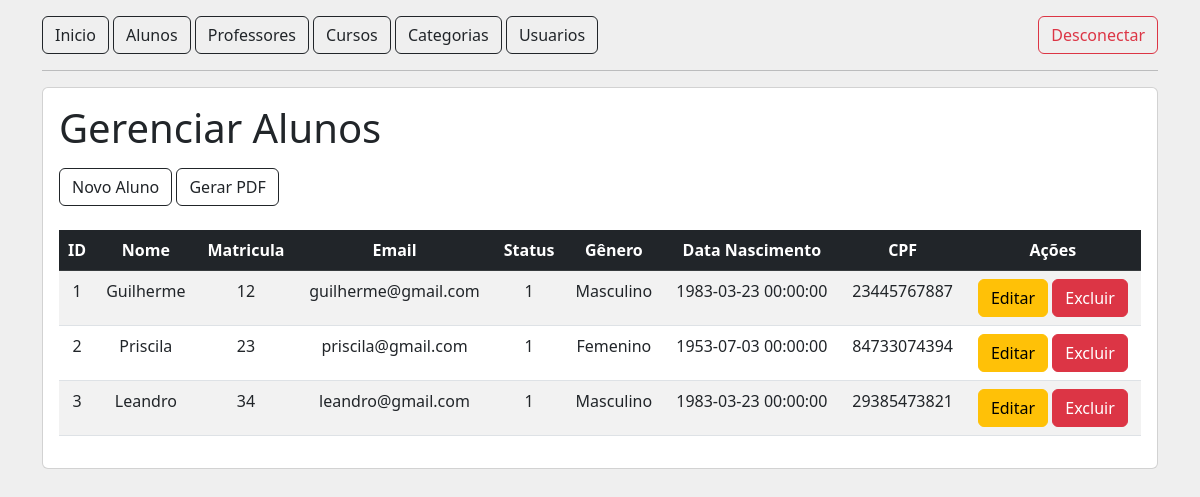
The app's page /alunos/listar with its own data.
### tables this page shows
CREATE TABLE tb_alunos (
    id INT PRIMARY KEY AUTO_INCREMENT,
    nome VARCHAR(100) NULL,
    matricula VARCHAR(20) UNIQUE NULL,
    email VARCHAR(100) UNIQUE NULL,
    status TINYINT NOT NULL,
    genero VARCHAR(20),
    dataNascimento DATETIME NOT NULL,
    cpf CHAR(11) UNIQUE NOT NULL
);

### src/Controller/AbstractController.php (called while the page is built, shortened)
<?php
abstract class AbstractController
{
    public function render(string $view, ?array $dados = null, bool $navbar = true): void
    {
        include_once '../views/template/header.phtml';
        $navbar === true && include_once '../views/template/menu.phtml';
        include_once "../views/{$view}.phtml";
    }
}

### src/Controller/AlunoController.php (called while the page is built, shortened)
<?php
class AlunoController extends AbstractController
{
    private AlunoRepository $repository;
    public function __construct()
    {
        $this->repository = new AlunoRepository();
    }
    public function listar(): void
    {
        $alunos = $this->repository->buscarTodos();
        $this->render('aluno/listar', [
            'alunos' => $alunos,
        ]);
    }
}

### public/index.php (called while the page is built, shortened)
<?php
$rotas = require '../config/routes.php';
$url = $_SERVER['REQUEST_URI'];
$rota = explode('?', $url)[0];
$method = $rotas[$rota]['method'];
(new $controller)->$method();

### src/Connection/DataBaseConnection.php (called while the page is built, shortened)
<?php
class DataBaseConnection
{
    public static function abrirConexao(): PDO
    {
        return new PDO("mysql:host=localhost;dbname=" . DB_NAME, DB_USER, DB_PASSWORD);
    }
}

### src/Repository/AlunoRepository.php (called while the page is built, shortened)
<?php
class AlunoRepository implements RepositoryInterface
{
    public PDO $pdo;
    public function __construct()
    {
        $this->pdo = DataBaseConnection::abrirConexao();
    }
    public function buscarTodos(): iterable
    {
        $sql = 'SELECT * FROM ' . self::TABLE;
        $query = $this->pdo->query($sql);
        $query->execute();
        return $query->fetchAll(PDO::FETCH_CLASS, Aluno::class);
    }
}

### views/aluno/listar.phtml (the view)
<section class="mt-3 card card-body">
    <h1 class="">Gerenciar Alunos</h1>
    <div class="mt-2">
        <a href="/alunos/novo" class="btn btn-outline-dark">Novo Aluno</a>
        <a href="/alunos/relatorio" target="_blank" class="btn btn-outline-dark">Gerar PDF</a>
    </div>
    <table class="table table-striped table-hover mt-4 text-center">
        <thead class="table-dark">
            <tr>
                <th>ID</th>
                <th>Nome</th>
                <th>Matricula</th>
                <th>Email</th>
                <th>Status</th>
                <th>Gênero</th>
                <th>Data Nascimento</th>
                <th>CPF</th>
                <th>Ações</th>
            </tr>
        </thead>
        <tbody>
            <?php
            foreach ($alunos ?? [] as $aluno) {
                echo "
                    <tr>
                        <td>{$aluno->id}</td>
                        <td>{$aluno->nome}</td>
                        <td>{$aluno->matricula}</td>
                        <td>{$aluno->email}</td>
                        <td>{$aluno->status}</td>
                        <td>{$aluno->genero}</td>
                        <td>{$aluno->dataNascimento}</td>
                        <td>{$aluno->cpf}</td>
                        <td>
                            <a href='/alunos/editar?id={$aluno->id}' class='btn btn-warning'>Editar</a>
                            <a href='/alunos/excluir?id={$aluno->id}' class='btn btn-danger'>Excluir</a>
                        </td>
                    </tr>
                ";
            }
            ?>
        </tbody>
    </table>
</section>

### views/template/header.phtml (shortened to what this page needs)
<!DOCTYPE html>
<html lang="en">
<head>
    <link href="https://cdn.jsdelivr.net/npm/bootstrap@5.2.3/dist/css/bootstrap.min.css" rel="stylesheet">
</head>
<body class="container" style="background-color: #EFEFEF;">
</body>
</html>

### views/template/menu.phtml
<nav class="mt-3 d-flex justify-content-between">
    <div class="text-center">
        <a href="/" class="btn btn-outline-dark">Inicio</a>
        <a href="/alunos/listar" class="btn btn-outline-dark">Alunos</a>
        <a href="/professores/listar" class="btn btn-outline-dark">Professores</a>
        <a href="/cursos/listar" class="btn btn-outline-dark">Cursos</a>
        <a href="/categorias/listar" class="btn btn-outline-dark">Categorias</a>
        <a href="/usuarios/listar" class="btn btn-outline-dark">Usuarios</a>
    </div>
    <div class="text-end">
        <a href="/logout" class="btn btn-outline-danger">Desconectar</a>
    </div>
</nav>
<hr>

### records on screen
tb_alunos: id "1", nome "Guilherme", matricula "12", email "guilherme@gmail.com", status "1", genero "Masculino", dataNascimento "1983-03-23 00:00:00", cpf "23445767887"
tb_alunos: id "2", nome "Priscila", matricula "23", email "priscila@gmail.com", status "1", genero "Femenino", dataNascimento "1953-07-03 00:00:00", cpf "84733074394"
tb_alunos: id "3", nome "Leandro", matricula "34", email "leandro@gmail.com", status "1", genero "Masculino", dataNascimento "1983-03-23 00:00:00", cpf "29385473821"
